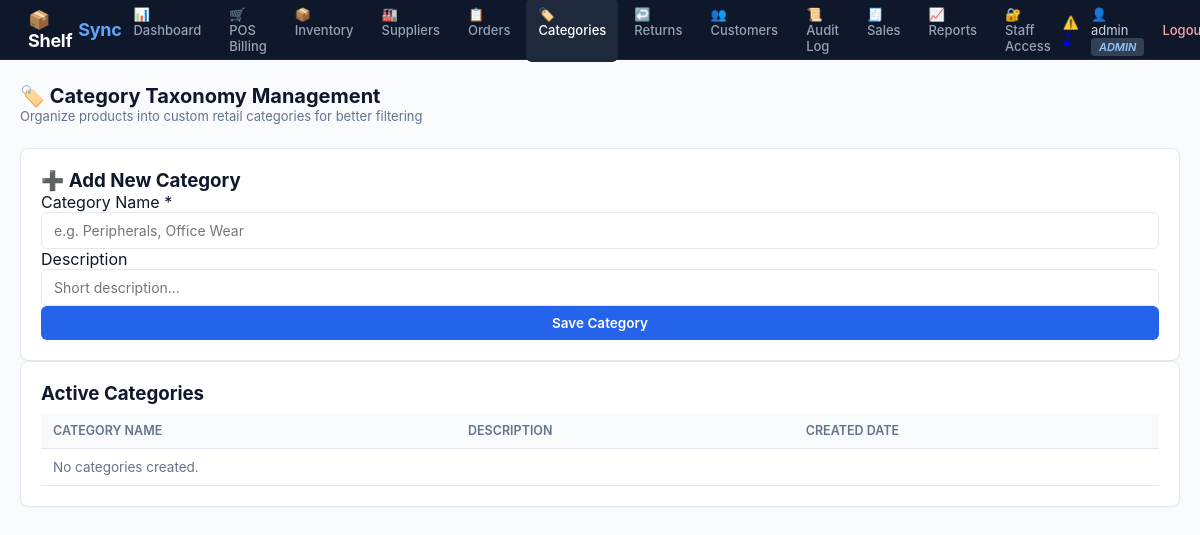
The app's page /categories (signed in), older data.
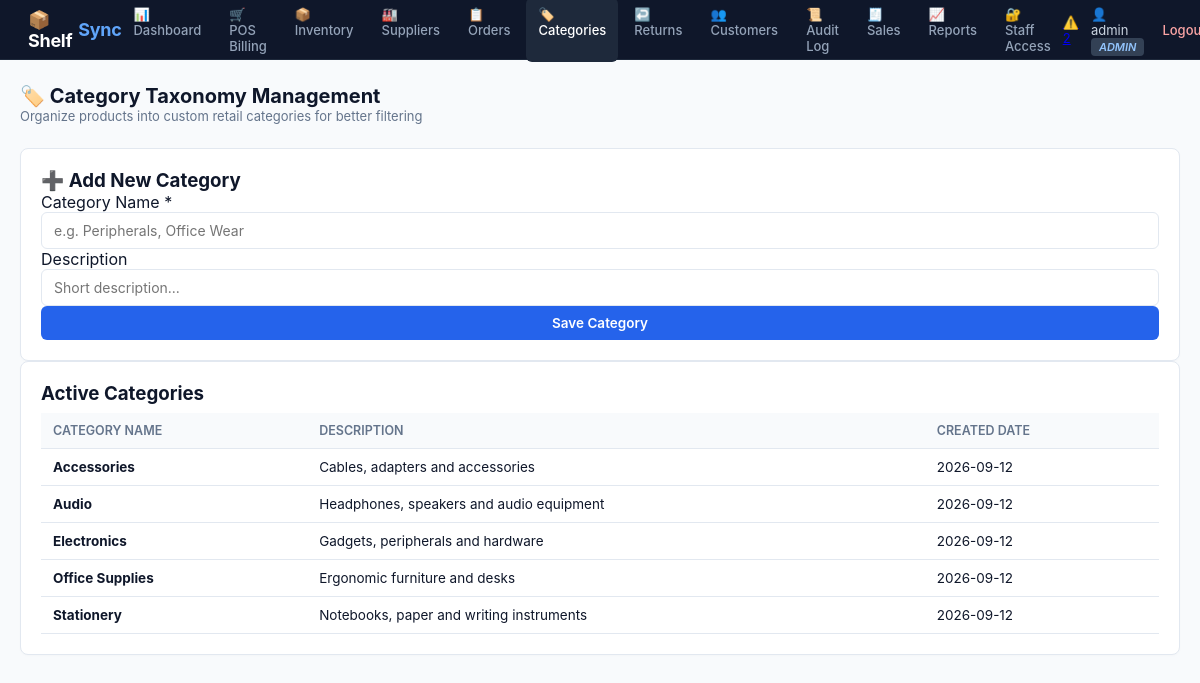
The same page, newer data.
### app.py (models this page shows)
class Category(db.Model):
    __tablename__ = "categories"
    id = db.Column(db.Integer, primary_key=True)
    name = db.Column(db.String(100), nullable=False, unique=True)
    description = db.Column(db.String(255))
    created_at = db.Column(db.DateTime, default=datetime.utcnow)

### app.py (the view, shortened to what this page needs)
@app.route("/categories", methods=["GET", "POST"])
@login_required
def categories():
    cat_list = Category.query.order_by(Category.name.asc()).all()
    return render_template("categories.html", categories=cat_list)

### app.py (called while the page is built)
def login_required(view_func):
    from functools import wraps
    @wraps(view_func)
    def wrapped(*args, **kwargs):
        if "user_id" not in session:
            flash("Please log in to access ShelfSync.", "error")
            return redirect(url_for("login"))
        return view_func(*args, **kwargs)
    return wrapped

@app.context_processor
def inject_user():
    low_count = Product.query.filter(Product.quantity <= Product.min_stock).count()
    return {
        "current_username": session.get("username"),
        "current_role": session.get("role"),
        "critical_alert_count": low_count
    }

### templates/categories.html (shortened to what this page needs)
{% extends "base.html" %}
{% block content %}
<div class="page-header flex-between">
    <div>
        <h2>🏷️ Category Taxonomy Management</h2>
        <p class="text-muted" style="font-size: 13px;">Organize products into custom retail categories for better filtering</p>
    </div>
</div>
<div class="user-management-grid">
    <div class="form-card">
        <h3>➕ Add New Category</h3>
        <form method="POST" action="{{ url_for('categories') }}">
            <div class="form-group">
                <label for="name">Category Name *</label>
                <input type="text" id="name" name="name" required class="form-control" placeholder="e.g. Peripherals, Office Wear">
            </div>
            <div class="form-group">
                <label for="description">Description</label>
                <input type="text" id="description" name="description" class="form-control" placeholder="Short description...">
            </div>
            <button type="submit" class="btn btn-primary btn-block">Save Category</button>
        </form>
    </div>
    <div class="table-card">
        <h3>Active Categories</h3>
        <table class="data-table">
            <thead>
                <tr>
                    <th>Category Name</th>
                    <th>Description</th>
                    <th>Created Date</th>
                </tr>
            </thead>
            <tbody>
                {% for c in categories %}
                <tr>
                    <td><strong>{{ c.name }}</strong></td>
                    <td>{{ c.description or '-' }}</td>
                    <td>{{ c.created_at.strftime('%Y-%m-%d') if c.created_at else '-' }}</td>
                </tr>
                {% else %}
                <tr><td colspan="3" class="text-center text-muted">No categories created.</td></tr>
                {% endfor %}
            </tbody>
        </table>
    </div>
</div>
{% endblock %}

### templates/base.html (shortened to what this page needs)
<!DOCTYPE html>
<html lang="en">
<head>
<link rel="stylesheet" href="{{ url_for('static', filename='style.css') }}">
</head>
<body>
{% if session.get('user_id') %}
<header class="topbar">
    <div class="brand">📦 Shelf<span>Sync</span></div>
    <nav>
        <a href="{{ url_for('dashboard') }}" class="{{ 'active' if request.endpoint=='dashboard' }}">📊 Dashboard</a>
        <a href="{{ url_for('pos') }}" class="{{ 'active' if request.endpoint=='pos' }}">🛒 POS Billing</a>
        <a href="{{ url_for('products') }}" class="{{ 'active' if request.endpoint in ['products','add_product','edit_product','restock_product'] }}">📦 Inventory</a>
        <a href="{{ url_for('suppliers') }}" class="{{ 'active' if request.endpoint=='suppliers' }}">🏭 Suppliers</a>
        <a href="{{ url_for('purchase_orders') }}" class="{{ 'active' if request.endpoint=='purchase_orders' }}">📋 Orders</a>
        <a href="{{ url_for('categories') }}" class="{{ 'active' if request.endpoint=='categories' }}">🏷️ Categories</a>
        <a href="{{ url_for('sales_returns') }}" class="{{ 'active' if request.endpoint=='sales_returns' }}">↩️ Returns</a>
        <a href="{{ url_for('customers') }}" class="{{ 'active' if request.endpoint=='customers' }}">👥 Customers</a>
        <a href="{{ url_for('stock_movements') }}" class="{{ 'active' if request.endpoint=='stock_movements' }}">📜 Audit Log</a>
        <a href="{{ url_for('sales') }}" class="{{ 'active' if request.endpoint in ['sales','view_invoice'] }}">🧾 Sales</a>
        <a href="{{ url_for('reports') }}" class="{{ 'active' if request.endpoint=='reports' }}">📈 Reports</a>
        {% if current_role == 'admin' %}
        <a href="{{ url_for('users') }}" class="{{ 'active' if request.endpoint=='users' }}">🔐 Staff Access</a>
        {% endif %}
    </nav>
    <div class="user-info">
        {% if critical_alert_count > 0 %}
        <a href="{{ url_for('dashboard') }}" class="nav-alert-badge" title="Critical Stock Alerts">
            ⚠️ {{ critical_alert_count }}
        </a>
        {% endif %}
        <span>👤 {{ current_username }} <em class="role-badge">{{ current_role }}</em></span>
        <a href="{{ url_for('logout') }}" class="logout-btn">Logout</a>
    </div>
</header>
{% endif %}
<main class="container">
    {% block content %}{% endblock %}
</main>
</body>
</html>

### static/style.css (style rules this page uses)
:root { --primary: #0f172a; --primary-light: #1e293b; --accent: #2563eb; --accent-hover: #1d4ed8; --success: #16a34a; --warning: #d97706; --danger: #dc2626; --bg: #f8fafc; --card-bg: #ffffff; --text: #0f172a; --text-muted: #64748b; --border: #e2e8f0; }
* { box-sizing: border-box; margin: 0; padding: 0; font-family: -apple-system, BlinkMacSystemFont, 'Segoe UI', Roboto, Helvetica, Arial, sans-serif; }
body { background-color: var(--bg); color: var(--text); min-height: 100vh; }
.topbar { background-color: var(--primary); color: white; display: flex; align-items: center; justify-content: space-between; padding: 0 28px; height: 60px; border-bottom: 1px solid var(--primary-light); }
.brand { font-size: 18px; font-weight: 700; display: flex; align-items: center; gap: 6px; letter-spacing: -0.3px; }
.brand span { color: #60a5fa; }
nav { display: flex; gap: 4px; }
nav a { color: #94a3b8; text-decoration: none; padding: 8px 12px; border-radius: 6px; font-size: 13px; font-weight: 500; transition: all 0.15s; }
nav a:hover, nav a.active { background-color: var(--primary-light); color: white; }
.user-info { display: flex; align-items: center; gap: 12px; font-size: 13px; color: #cbd5e1; }
.role-badge { background-color: #334155; color: #93c5fd; padding: 2px 8px; border-radius: 4px; font-size: 11px; text-transform: uppercase; font-weight: 600; }
.logout-btn { color: #fca5a5; text-decoration: none; font-weight: 500; font-size: 13px; margin-left: 6px; }
.container { max-width: 1350px; margin: 24px auto; padding: 0 20px; }
.page-header { margin-bottom: 24px; }
.page-header h2 { font-size: 20px; font-weight: 700; color: var(--primary); }
.flex-between { display: flex; justify-content: space-between; align-items: center; }
.btn { padding: 9px 16px; border: none; border-radius: 6px; font-weight: 600; cursor: pointer; text-decoration: none; display: inline-flex; align-items: center; gap: 6px; font-size: 13.5px; transition: 0.15s; }
.btn-primary { background: var(--accent); color: white; }
.btn-block { width: 100%; justify-content: center; }
.form-control { width: 100%; padding: 9px 12px; border: 1px solid var(--border); border-radius: 6px; font-size: 14px; outline: none; background: white; color: var(--text); }
.table-card, .form-card, .chart-card, .metric-card, .filter-card { background: var(--card-bg); border-radius: 8px; padding: 20px; border: 1px solid var(--border); box-shadow: 0 1px 3px rgba(0,0,0,0.02); }
.data-table { width: 100%; border-collapse: collapse; margin-top: 8px; font-size: 13.5px; }
.data-table th, .data-table td { padding: 10px 12px; border-bottom: 1px solid var(--border); text-align: left; }
.data-table th { background: #f8fafc; color: var(--text-muted); font-weight: 600; font-size: 12.5px; text-transform: uppercase; }
.text-muted { color: var(--text-muted); }

Row changes from the older to the newer data that the page shows:
added Category: name "Accessories", description "Cables, adapters and accessories", created_at "2026-09-12"
added Category: name "Audio", description "Headphones, speakers and audio equipment", created_at "2026-09-12"
added Category: name "Electronics", description "Gadgets, peripherals and hardware", created_at "2026-09-12"
added Category: name "Office Supplies", description "Ergonomic furniture and desks", created_at "2026-09-12"
added Category: name "Stationery", description "Notebooks, paper and writing instruments", created_at "2026-09-12"
Text that changed along with them:
text no longer shown: "No categories created."
